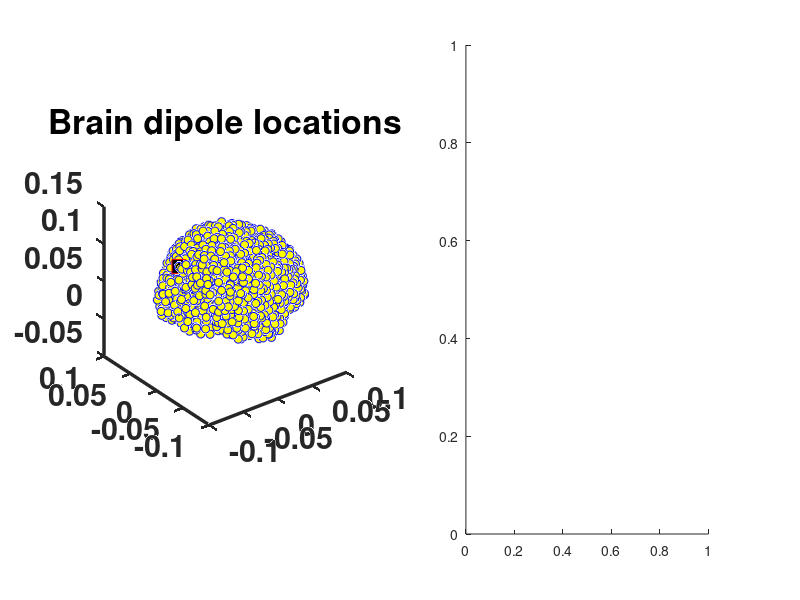

The MATLAB source for this figure: (Note: this script raises an error after producing the figure.)
%% Understanding Dimensionality Reduction Using EEG Data:

%  set(0 , 'defaultfigurewindowstyle' , 'docked')
%  set(groot,'DefaultFigureColormap',jet)

% close all; 
clear, clc

%% Using Simulated EEG data

% mat file containing EEG, leadfield and channel locations
load emptyEEG

% index of dipole to simulate activity in
diploc = 109;


% plot brain dipoles
figure(1), clf, subplot(121)
plot3(lf.GridLoc(:,1), lf.GridLoc(:,2), lf.GridLoc(:,3), 'bo','markerfacecolor','y')
hold on
plot3(lf.GridLoc(diploc,1), lf.GridLoc(diploc,2), lf.GridLoc(diploc,3), 'rs','markerfacecolor','k','markersize',10)
rotate3d on, axis square
title('Brain dipole locations')
set( gca , 'LineWidth' , 2.5 , 'fontsize' , 22 , 'fontweight' , 'bold'  , 'GridAlpha' , 0.4 )

% Each dipole can be projected onto the scalp using the forward model. 
% The code below shows this projection from one dipole.
subplot(122)
topoplotIndie(-lf.Gain(:,1,diploc), EEG.chanlocs,'numcontour',0,'electrodes','numbers','shading','interp');
title('Signal dipole projection')
set( gca , 'LineWidth' , 2.5 , 'fontsize' , 22 , 'fontweight' , 'bold'  , 'GridAlpha' , 0.4 )

% number of time points and time vector
N = 1000;
EEG.times = (0:N-1)/EEG.srate;


% Random data in all 2004 brain dipoles
dipole_data = randn(length(lf.Gain),N);

% add signal to one dipole
dipole_data(diploc,:) = 15*sin(2*pi*10*EEG.times);

% project data from all dipoles to scalp electrodes
EEG.data = squeeze(lf.Gain(:,1,:))*dipole_data;


%Visualise Simulated Data:
figure(2) ; clf ; 
plot(EEG.times , dipole_data , 'LineWidth',1.7) ; 
xlabel('Times') ; 
ylabel('Signal Strength') ; 
title([ 'Input Signal To all ' , num2str(length(lf.Gain)) , ' Brain Dipoles'] ) ; 
set(gca , 'LineWidth' , 2.5 , 'FontSize' , 22 , 'FontWeight' , 'bold' , 'GridAlpha' , 0.4)

% Now Apply PCA On This Simulated Data:

% compute PCA

% mean-center data
data = EEG.data - mean(EEG.data,2);

% covariance matrix
covd = data*data'/size(EEG.data,2);

% % % If Intersted In Visualizing Covariance Matrix:
% figure(3) ; 
% imagesc(covd) ; 

% eigendecomposition
[evecs,evals] = eig( covd );

% sort according to eigenvalues
[evals,sidx] = sort(diag(evals),'descend'); % Sort Index
evecs = evecs(:,sidx);
evals = 100*evals/sum(evals);

% principal component time series
pc_timeseries = evecs(:,1)'*EEG.data;


% Now Let's plot results and compare with ground truth

figure(4), clf

% eigenspectrum
subplot(231)
plot(evals(1:20),'ko-','markerfacecolor','w','linew',2 , 'markersize' , 12)
title('Eigenspectrum'), axis square
ylabel('Percent variance'), xlabel('Component number')
set(gca , 'LineWidth' , 2.5 , 'FontSize' , 20 , 'FontWeight' , 'bold' , 'GridAlpha' , 0.4)

% topographical map of first eigenvector
subplot(232)
topoplotIndie(evecs(:,1),EEG.chanlocs,'numcontour',0,'shading','interp');
title('PC topomap')
set(gca , 'LineWidth' , 2.5 , 'FontSize' , 20 , 'FontWeight' , 'bold' , 'GridAlpha' , 0.4)

% topographical map of dipole (ground truth)
subplot(233)
topoplotIndie(-lf.Gain(:,1,diploc), EEG.chanlocs,'numcontour',0,'shading','interp');
title('Ground truth topomap')
set(gca , 'LineWidth' , 2.5 , 'FontSize' , 20 , 'FontWeight' , 'bold' , 'GridAlpha' , 0.4)

% plot time series
subplot(212)
plot(EEG.times,pc_timeseries, ...
     EEG.times,EEG.data(31,:), ...
     EEG.times,-dipole_data(diploc,:)*100 ,'linew',2 )
legend({'PC';'Chan';'Dipole'})
xlabel('Time (s)')
set(gca , 'LineWidth' , 2 , 'FontSize' , 20 , 'FontWeight' , 'bold' , 'GridAlpha' , 0.4)

%% Using Real EEG Data: 

% This data is also there in EEG Data_Structure:
% # Of channels/EEG electrodes: 64
% # of Trials: 99
% # of Time Sampled Time Points: 640
% # Sampling Frwquency: 256 hz

%  close all; 

clear, clc

% load data

load sampleEEGdata.mat
EEG.data = double( EEG.data );

% compute PCA on ERP
% ERP -> Bole To -> Event Related Potential:

% comptue the ERP Of Trial Averaged Data: ( To keep things simple here )
erp = mean(EEG.data,3);

% mean-centre and get covar
data = erp - mean(erp,2);
covd = data*data'/(EEG.pnts-1);
% figure ; imagesc(covd) ; 

% eig
[evecs,evals] = eig( covd );

% sort according to eigenvalues
[evals,sidx] = sort(diag(evals),'descend');
evecs = evecs(:,sidx);
evals = 100*evals/sum(evals);

% principal component time series
pc_timeseries = evecs(:,1)'*erp;

% plot results and compare with electrode

figure(5), clf

% eigenspectrum
subplot(221)
plot(evals(1:20),'ko-','markerfacecolor','w','linew',2)
title('Eigenspectrum'), axis square
ylabel('Percent variance'), xlabel('Component number')
set(gca , 'LineWidth' , 2 , 'FontSize' , 20 , 'FontWeight' , 'bold' , 'GridAlpha' , 0.4)

% topographical map of first eigenvector
subplot(222)
topoplotIndie(evecs(:,1),EEG.chanlocs,'numcontour',0,'shading','interp','electrodes','numbers');
title('PC topomap')
set(gca , 'LineWidth' , 2 , 'FontSize' , 20 , 'FontWeight' , 'bold' , 'GridAlpha' , 0.4)

% plot time series
subplot(212)
plot(EEG.times,pc_timeseries, ...
     EEG.times,mean(erp([19 32 20],:),1)*5 ,'linew',2 )
legend({'PC';'Chans'})
xlabel('Time (s)')
set(gca , 'LineWidth' , 2 , 'FontSize' , 20 , 'FontWeight' , 'bold' , 'GridAlpha' , 0.4)












